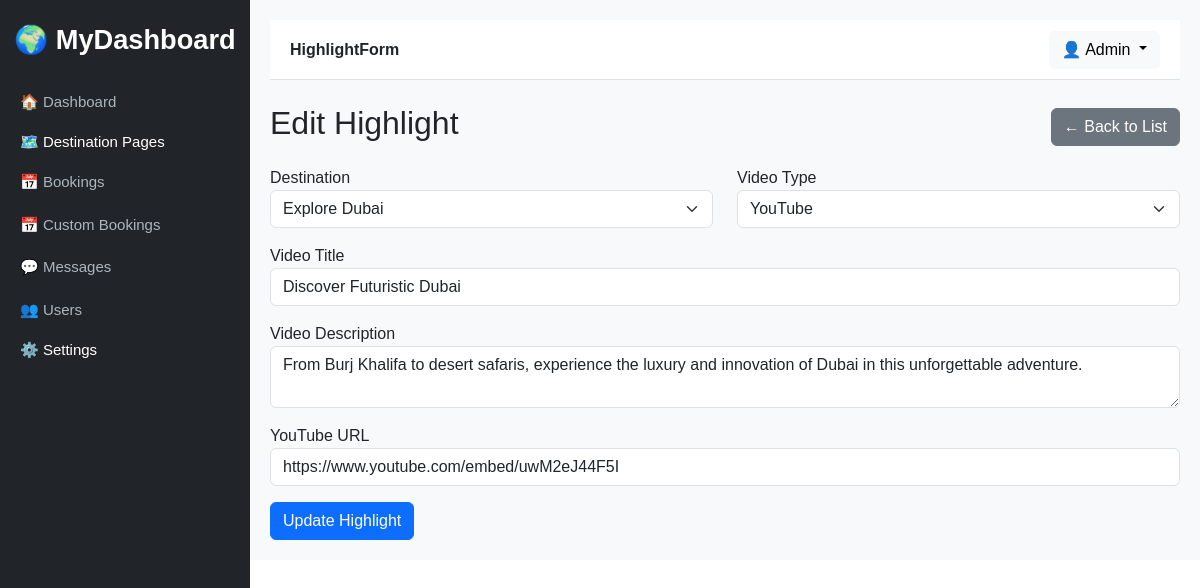
/admin/destinations/highlightForm?id=12 (signed in), run on the app's committed database.
### tables this page shows
CREATE TABLE IF NOT EXISTS `destination_highlights` (
  `id` int NOT NULL AUTO_INCREMENT,
  `destination_id` int NOT NULL,
  `video_title` varchar(255) NOT NULL,
  `video_description` text,
  `video_url` varchar(255) NOT NULL,
  `video_type` enum('youtube','mp4') DEFAULT 'youtube',
  `created_at` timestamp NULL DEFAULT CURRENT_TIMESTAMP,
  PRIMARY KEY (`id`),
  KEY `destination_id` (`destination_id`)
);

CREATE TABLE IF NOT EXISTS `destinations` (
  `id` int NOT NULL AUTO_INCREMENT,
  `slug` varchar(255) NOT NULL,
  `title` varchar(255) NOT NULL,
  `description` text NOT NULL,
  `second_title` varchar(255) DEFAULT NULL,
  `second_description` text,
  `features` blob NOT NULL,
  `banner_image` varchar(255) DEFAULT NULL,
  `background_image` varchar(255) DEFAULT NULL,
  `duration` int NOT NULL,
  `price` decimal(10,2) NOT NULL,
  `created_at` timestamp NULL DEFAULT CURRENT_TIMESTAMP,
  PRIMARY KEY (`id`),
  UNIQUE KEY `slug` (`slug`),
  UNIQUE KEY `slug_2` (`slug`),
  UNIQUE KEY `slug_3` (`slug`),
  UNIQUE KEY `slug_4` (`slug`),
  UNIQUE KEY `slug_5` (`slug`),
  UNIQUE KEY `slug_6` (`slug`),
  UNIQUE KEY `slug_7` (`slug`),
  UNIQUE KEY `slug_8` (`slug`)
);

### index.php (called while the page is built, shortened)
<?php
$request = strtok($_GET['page'] ?? 'home', '?');
$path = "pages/$request.php";
$layout = 'layouts/main.php';
if (preg_match('/^admin\//', $request)) {
    $layout = 'layouts/admin.php';
} elseif (preg_match('/^user\//', $request)) {
    require_once 'includes/auth_user.php';
    $layout = 'layouts/admin.php';
} elseif (in_array($request, ['login', 'register'])) {
    require_once $path;
    exit;
}
require_once $layout;

### pages/admin/destinations/highlightForm.php (the view, shortened to what this page needs)
<?php
require_once 'config/db.php';
$id = $_GET['id'] ?? null;
$data = null;
$destinations = $conn->query("SELECT id, title FROM destinations");
if ($id) {
    $stmt = $conn->prepare("SELECT * FROM destination_highlights WHERE id = ?");
    $stmt->bind_param("i", $id);
    $stmt->execute();
    $result = $stmt->get_result();
    $data = $result->fetch_assoc();
}
?>
<div class="d-flex justify-content-between align-items-center mb-3">
    <h2><?= $id ? 'Edit' : 'Add' ?> Highlight</h2>
    <a href="highlights" class="btn btn-secondary">← Back to List</a>
</div>
<form action="<?= $base . '/api/admin/highlights/save.php' ?>" method="POST" enctype="multipart/form-data">
    <div class="row mb-3">
        <div class="col">
            <label>Destination</label>
            <select name="destination_id" class="form-select" required>
                <?php while ($d = $destinations->fetch_assoc()): ?>
                    <option value="<?= $d['id'] ?>" <?= ($data && $data['destination_id'] == $d['id']) ? 'selected' : '' ?>>
                        <?= htmlspecialchars($d['title']) ?>
                    </option>
                <?php endwhile; ?>
            </select>
        </div>
        <div class="col">
            <label>Video Type</label>
            <select name="video_type" id="video_type" class="form-select" required onchange="toggleVideoInput()">
                <option value="youtube" <?= ($data && $data['video_type'] === 'youtube') ? 'selected' : '' ?>>YouTube</option>
            </select>
        </div>
    </div>
    <div class="mb-3">
        <label>Video Title</label>
        <input type="text" name="video_title" class="form-control" value="<?= $data['video_title'] ?? '' ?>" required>
    </div>
    <div class="mb-3">
        <label>Video Description</label>
        <textarea name="video_description" class="form-control"><?= $data['video_description'] ?? '' ?></textarea>
    </div>
    <div class="mb-3" id="youtube_input" style="display: <?= (!$data || $data['video_type'] === 'youtube') ? 'block' : 'none' ?>">
        <label>YouTube URL</label>
        <input type="url" name="video_url" class="form-control" value="<?= $data['video_url'] ?? '' ?>">
    </div>
    <button type="submit" class="btn btn-primary"><?= $id ? 'Update' : 'Add' ?> Highlight</button>
</form>

### layouts/admin.php (style rules this page uses)
body { font-family: 'Poppins', sans-serif; }

### data on the page
destination_highlights: destination_id "Explore Dubai", video_type "YouTube", video_title "Discover Futuristic Dubai", video_description "From Burj Khalifa to desert safaris, experience the luxury and innovation of Dubai in this unforgettable adventure.", video_url "https://www.youtube.com/embed/uwM2eJ44F5I"

### other printed values
$pageTitle "HighlightForm"
$_SESSION['user']['name'] "Admin"
